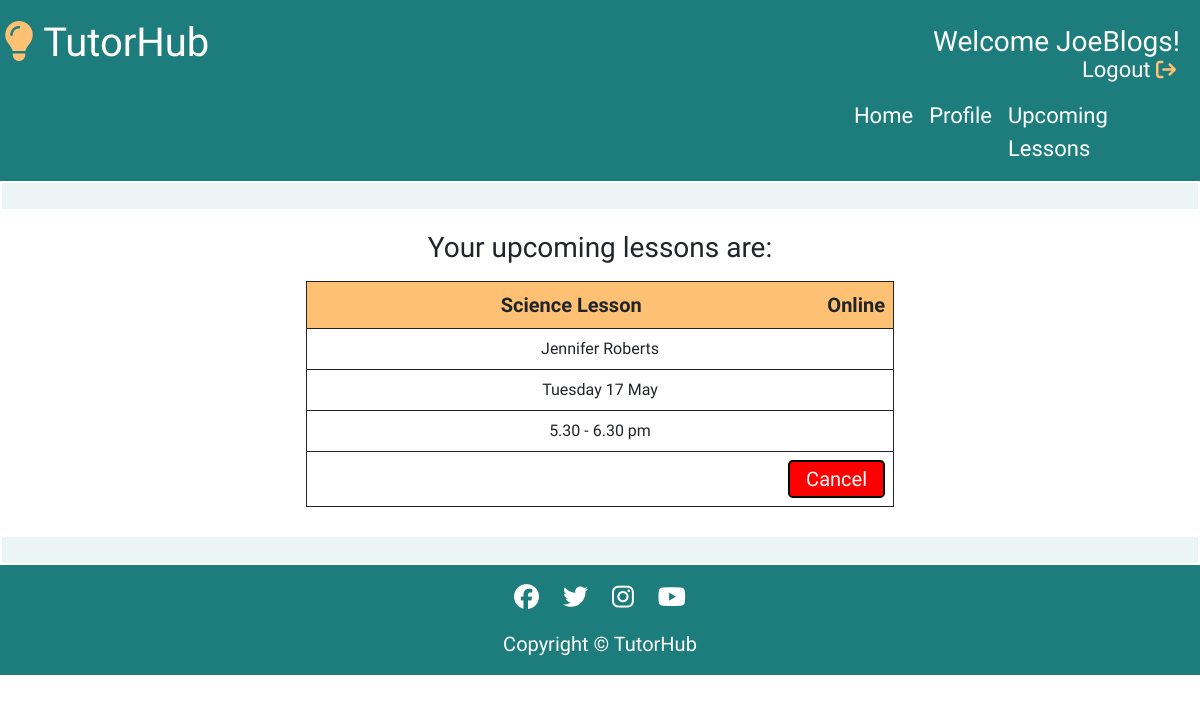
/profile/upcoming_lessons/ (signed in), run on the app's committed database.
### tutorprofile/models.py (models this page shows, shortened)
class Booking(models.Model):
    date = models.CharField(max_length=50)
    time = models.CharField(max_length=50)
    tutor = models.CharField(max_length=50, null=True, blank=True)
    subject = models.CharField(max_length=50, null=True, blank=True)
    student = models.ForeignKey(User, on_delete=models.CASCADE)

### userprofile/views.py (the view)
# urls.py: path('upcoming_lessons/', views.upcoming_lessons, name='upcoming_lessons'),
@login_required
def upcoming_lessons(request):
    template = 'userprofile/upcoming_lessons.html'
    context = {
        'bookings': Booking.objects.filter(student=request.user),
    }
    return render(request, template, context)

### userprofile/templates/userprofile/upcoming_lessons.html (shortened to what this page needs)
{% extends "base.html" %}
{% load static %}
{% block content %}
<div class="row placeholder" id="placeholder-top">
</div>
<div class="container-fluid">
    <div class="row">
        <div class="col-12">
            <div class="row center">
                <h3>Your upcoming lessons are:</h3>
                {% for booking in bookings %}
                <div class="col-12">
                    <table class="table-space table-width-bookings">
                        <tr>
                            <td class="bold">{{ booking.subject }} Lesson <span class="type">Online</span></td>
                        </tr>
                        <tr>
                            <td>{{ booking.tutor }}</td>
                        </tr>
                        <tr>
                            <td class="booking-dates">{{ booking.date }}</td>
                        </tr>
                        <tr>
                            <td>{{ booking.time }}</td>
                        </tr>
                        <tr>
                            <td>
                                <button class="btn btn-delete btn-lg" value="{{ booking.id }}">Cancel</button>
                            </td>
                        </tr>
                    </table>
                </div>
            {% endfor %}
    </div>
</div>
<div class="row placeholder" id="placeholder-bottom">
</div>
{% endblock %}

### templates/base.html (shortened to what this page needs)
{% load static %}
<!DOCTYPE html>
<html lang="en">
<head>
    <link rel="stylesheet" href="https://cdnjs.cloudflare.com/ajax/libs/font-awesome/5.15.3/css/all.min.css">
    <link href="https://cdn.jsdelivr.net/npm/bootstrap@5.0.1/dist/css/bootstrap.min.css" rel="stylesheet"
>
    <link rel="stylesheet" href="{% static 'css/style.css' %}">
</head>
<body>
    <div class="row header-nav">
        <div class="col-sm-12 col-md-6 header-bar">
            <div class="row nav-header-border">
                <a class="nav-link" id="nav-title" href="{% url 'index' %}"><i class="fa-solid fa-lightbulb"></i> TutorHub</a>
            </div>
        </div>
        {% if user.is_authenticated %}
            <div class="col-sm-12 col-md-6 welcome-message">
                <h3 class="username-right large-welcome"> Welcome {{ user.username }}!</h3>
                <a class="nav-link logout-right" href="{% url 'account_logout' %}">Logout <i class="fa-solid fa-arrow-right-from-bracket nav-icon-logout"></i></a>
            </div>
        {% endif %}
    </div>
    <nav class="navbar navbar-expand navbar-light">
        <div class="conatiner-fluid">
            <div class="row">
                <div class="col-8 nav-elements">
                    <ul class="navbar-nav mb-lg-0">
                        {% if user.is_authenticated %}
                        <li class="nav-item">
                            <a class="nav-link" href="{% url 'index' %}">Home</a>
                        </li>
                        <li class="nav-item">
                            <a class="nav-link" href="{% url 'profile' %}">Profile</a>
                        </li>
                        <li class="nav-item">
                            <a class="nav-link-upcoming-lessons nav-link" href="{% url 'upcoming_lessons' %}">Upcoming Lessons</a>
                        </li>
                        {% endif %}
                    </ul>
                </div>
            </div>
        </div>
    </nav>
    <main>
        {% block content %}{% endblock content %}
    </main>
    <footer>
        <div class="container-fluid">
            <div class="row center footer">
                <ul>
                    <li><a href="https://www.facebook.com/" target="_blank" rel="noopener"
                            aria-label="Click here to go to our facebook page"><i class="fab fa-facebook"></i></a></li>
                    <li><a href="https://www.twitter.com/" target="_blank" rel="noopener"
                            aria-label="Click here to go to our twitter page"><i class="fab fa-twitter"></i></a></li>
                    <li><a href="https://www.instagram.com/" target="_blank" rel="noopener"
                            aria-label="Click here to go to our instagram page"><i class="fab fa-instagram"></i></a></li>
                    <li><a href="https://www.youtube.com/" target="_blank" rel="noopener"
                            aria-label="Click here to go to our youtube page"><i class="fab fa-youtube"></i></a></li>
                </ul>
                <p class="footer-text">Copyright © TutorHub</p>
            </div>
        </div>
    </footer>
</body>
</html>

### static/css/style.css (style rules this page uses)
html, body { max-width: 100%; overflow-x: hidden; font-family: 'Hubballi', cursive; }
.center { text-align: center; }
.navbar { background-color: #1c7d7c; justify-content: right; }
.nav-link-upcoming-lessons { width: 200px; }
.navbar-light .navbar-nav .nav-link { color: white; }
.header-nav { height: auto; color: white; padding-top: 5px; font-size: 30px; background-color: #1c7d7c; color: white; display: flex; position: relative; }
.header-nav a { margin-bottom: 0; text-decoration: none; color: white; }
.nav-link { color: white; }
.nav-elements { font-size: 22px; }
.placeholder { background-color: #258d8c17; border: solid 2px white; padding: 0; height: 30px; margin: auto; margin-bottom: 20px; margin-top: 20px; }
#placeholder-top { padding: 0; margin-top: 0; }
#placeholder-bottom { padding: 0; margin-bottom: 0; }
.bold { background-color: #fec173; font-weight: bold; font-size: 20px; }
.welcome-message { position: relative; height: auto; }
.header-bar { height: auto; }
.username-right { float: right; padding-right: 20px; padding-top: 20px; height: 70px; }
.logout-right { position: absolute; top: 40px; right: 20px; font-size: 22px; }
.nav-icon-logout { color: #fec173; font-size: 20px; }
#nav-title { font-size: 40px; }
#nav-title i { color: #fec173; }
.table-width-bookings { width: 50%; margin: auto; margin-top: 8px; margin-bottom: 8px; }
.table-width-bookings td { padding: 8px; }
th, td { border: 1px solid; }
.btn-delete { padding-top: 2px; padding-bottom: 2px; background-color: #d85153; border: 2px solid black; color: white; float: right; }
.type { float: right; }
.footer { background-color: #1c7d7c; }
.footer-text { font-size: 20px; color: white; }
.footer li { display: inline; padding: 10px; }
.footer li i { color: white; font-size: 25px; margin-top: 20px; }

### data on the page
Booking: subject "Science", tutor "Jennifer Roberts", date "Tuesday 17 May", time "5.30 - 6.30 pm", {{ booking.id }} 233 (drawn)

### other printed values
{{ user.username }} "JoeBlogs"
